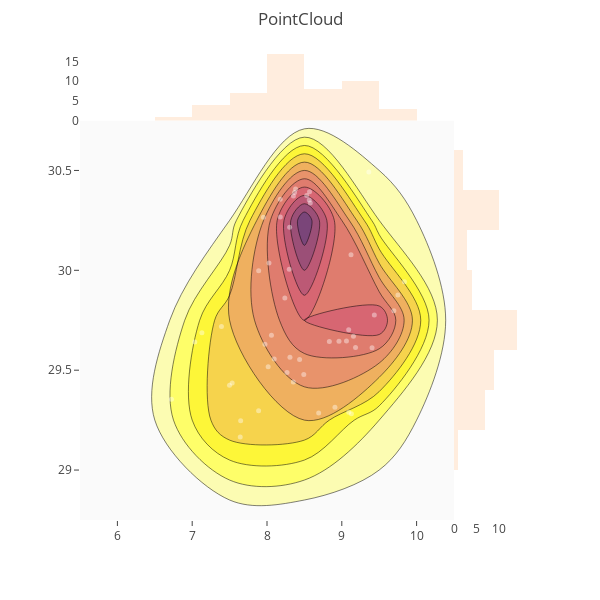
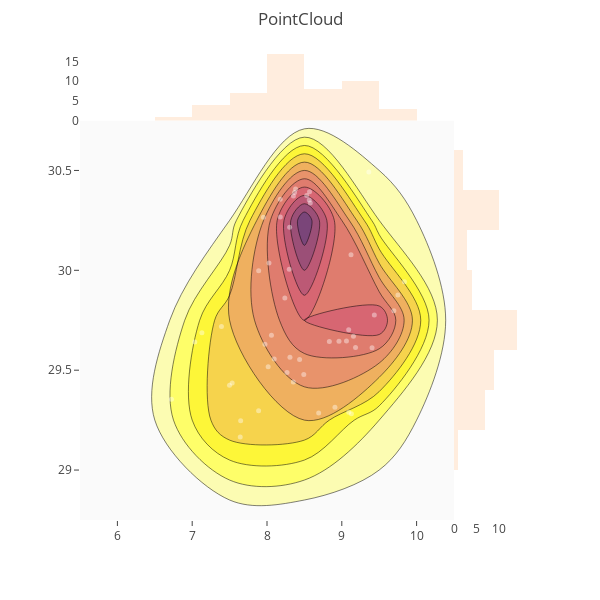

Notebook source saved alongside these figures, in order:
### Code cell
file_dict['Arch_1_1']=open('/home/rakshith/Desktop/CHAOSCT/adver/arch1_waac.json')
file_dict['Arch_1_2']=open('/home/rakshith/Desktop/CHAOSCT/normal/quaninf_arch1_waac.json')
file_dict['Arch_1_3']=open('/home/rakshith/Desktop/CHAOSCT/quantrain/quantrain_arch1_waac.json')
for count in range(1,4):

    
    with (file_dict['Arch_1_'+str(count)]) as json_file: 
        
        data = json.load(json_file)
        psnr,bpp=[],[]
        new_bpp=[]
#         mean_x,mean_y=[]

        for p in data:
            psnr.append(p['psnr'])
            bpp.append(p['bpp'])
            
        for row in bpp:

            row[:]=([16 / x for x in row])
            
            new_bpp.append(row[:])

        i=0

        mean_x,mean_y=[],[]
       
        while(i<len(psnr)):
            x = new_bpp[i]
            y = psnr[i]
            img_name='PointCloud,A=1,L='+str(count)+',P='+str(i)

            colorscale = ['#7A4579', '#D56073', 'rgb(236,158,105)', (1, 1, 0.2), (0.98,0.98,0.98)]


            fig = ff.create_2d_density(
                x, y, colorscale=colorscale,
                title='PointCloud',
                hist_color='rgb(255, 237, 222)',point_color='rgb(255,255,255)', point_size=5

            )

            plotly.offline.iplot(fig )
            pio.write_image(fig, 'images/CHAOSCT/'+img_name+'.png')

            i=i+1
